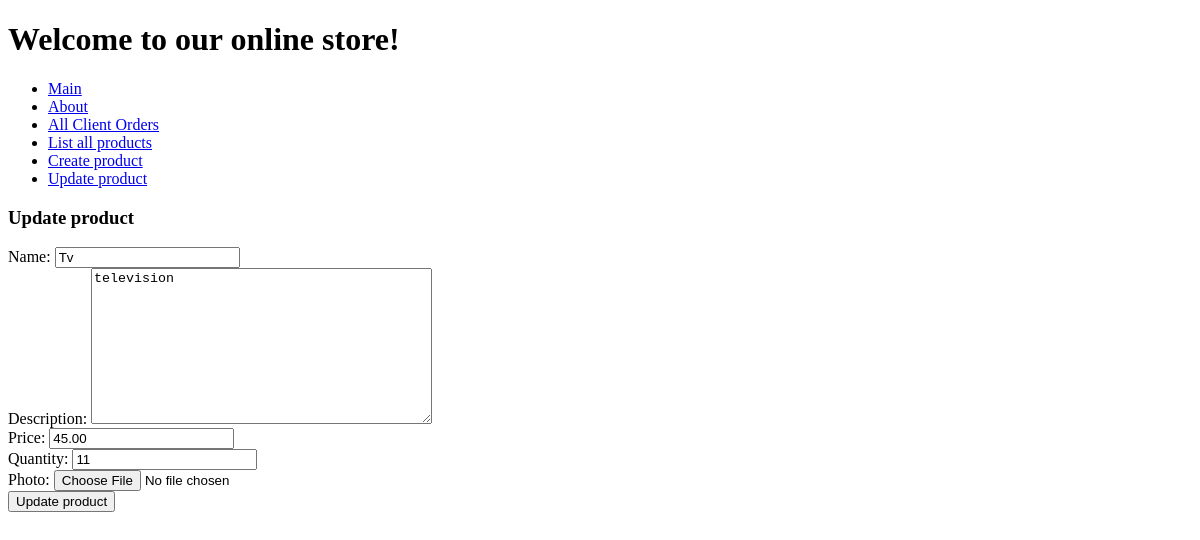
The app's page /product-update/1/, older data.
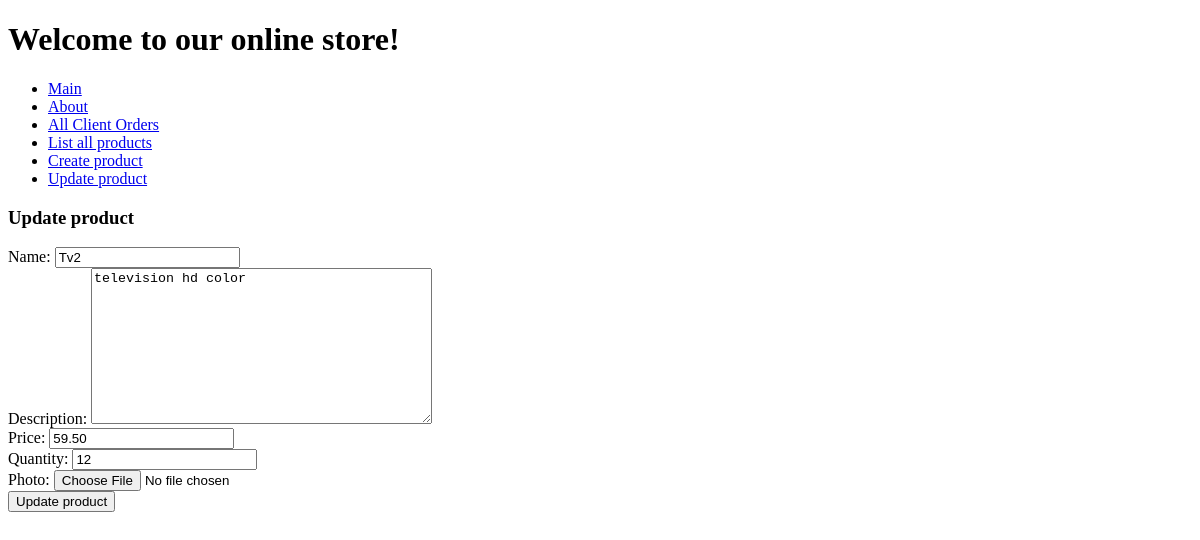
The same page, newer data.
### htapp2/models.py (models this page shows, shortened)
class Product(models.Model):
    name = models.CharField(max_length=100)
    description = models.TextField(default=None)
    price = models.DecimalField(max_digits=6, decimal_places=2)
    quantity = models.IntegerField()
    created_at = models.DateTimeField(auto_now=True)
    photo = models.ImageField(upload_to='product_photos/', blank=True, null=True)

### htapp4/views.py (the view)
# urls.py: path('product-update/<int:product_id>/', views.product_update, name='product_update'),
def product_update(request, product_id):
    product = Product.objects.get(pk=product_id)
    if request.method == 'POST':
        form = ProductForm(request.POST, request.FILES, instance=product)
        if form.is_valid():
            form.save()
            success_message = f"Product with ID {product_id} successfully updated."
            return redirect('get_product_by_id', success_message=success_message)
    else:
        form = ProductForm(instance=product)
    return render(request, 'htapp4/product.html', {'form': form})

### htapp4/forms.py
class ProductForm(forms.ModelForm):
    class Meta:
        model = Product
        fields = ['name', 'description', 'price', 'quantity', 'photo']

### htapp4/templates/htapp4/product.html (shortened to what this page needs)
{% extends 'base.html' %}
{% block content %}
<h3>Update product</h3>
<form  method="post" enctype="multipart/form-data">
    {{ form.as_div }}
    <button type="submit">Update product</button>
</form>
{% endblock %}

Row changes from the older to the newer data that the page shows:
changed Product: name "Tv" → "Tv2"; description "television" → "television hd color"; price "45.00" → "59.50"; quantity "11" → "12"
